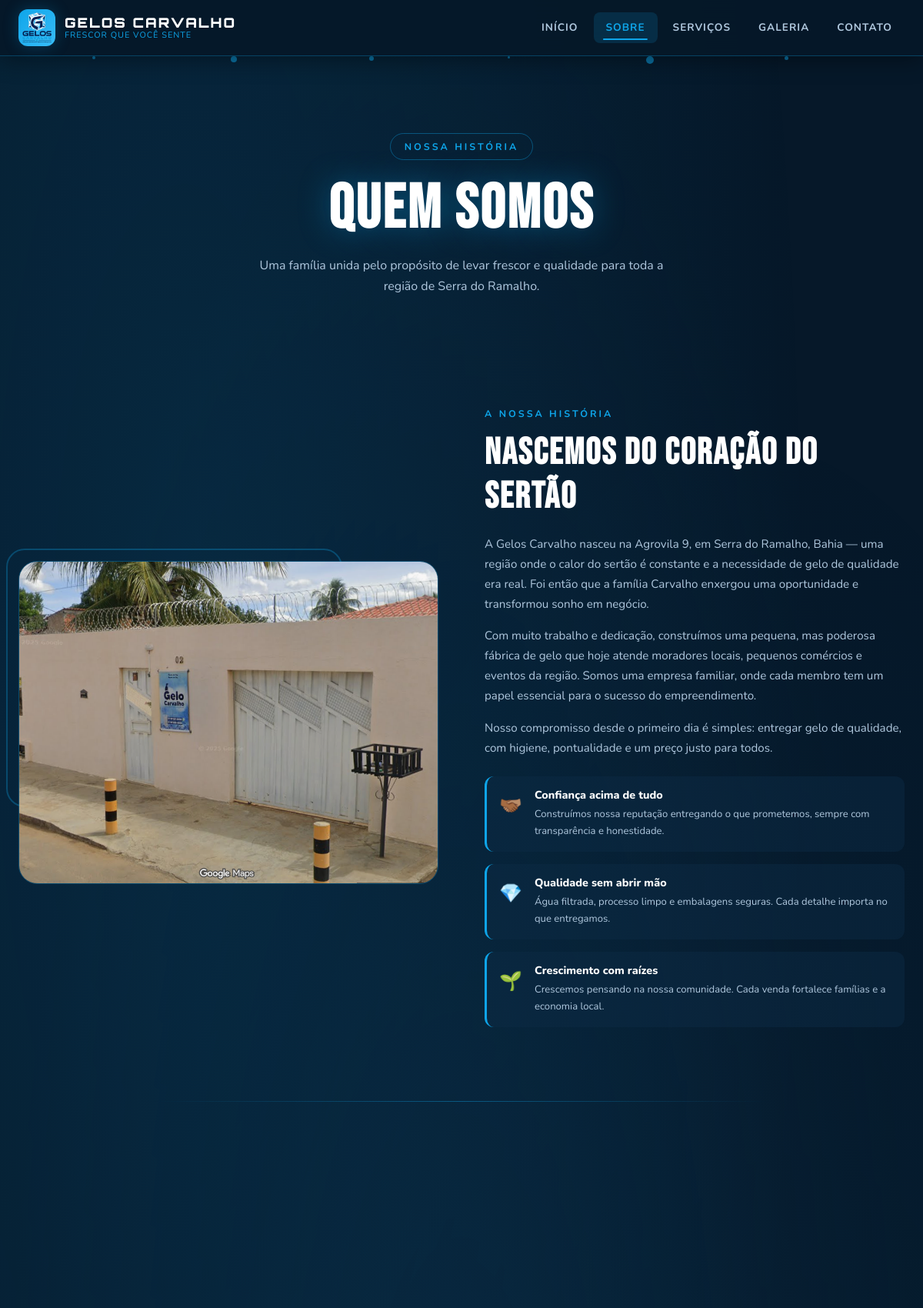
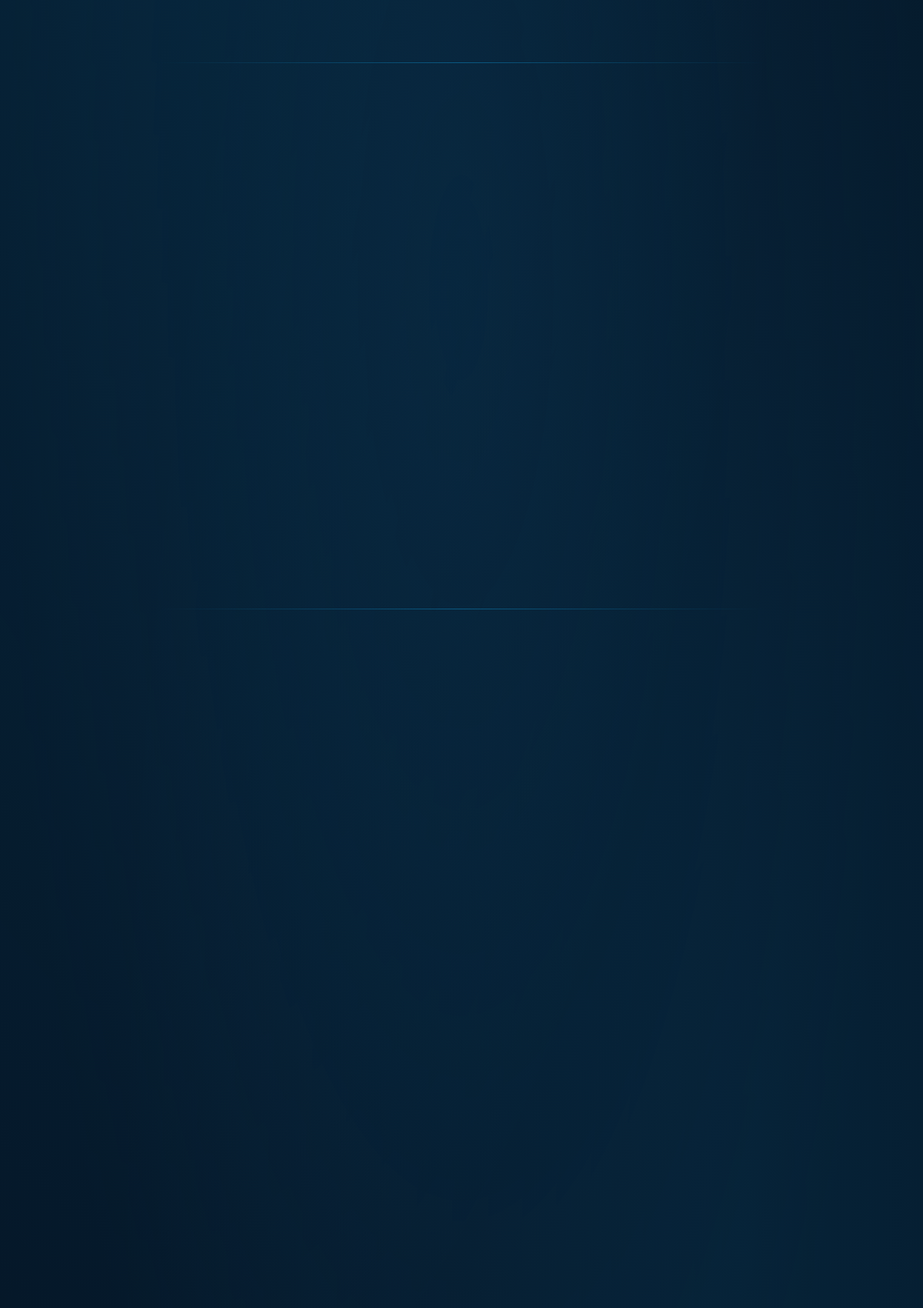
Page /sobre.php (upper part) on the committed database (2 pictures, top to bottom).
### tables this page shows
CREATE TABLE diferenciais (
    id         INT UNSIGNED NOT NULL AUTO_INCREMENT,
    secao      ENUM('inicio','servicos','sobre') NOT NULL,
    icone      VARCHAR(32)  NOT NULL,
    titulo     VARCHAR(100) NOT NULL,
    descricao  VARCHAR(400) NOT NULL,
    ordem      INT NOT NULL DEFAULT 0,
    ativo      TINYINT(1) NOT NULL DEFAULT 1,
    PRIMARY KEY (id),
    KEY idx_diferenciais_secao (secao)
);

### includes/conexao.php (called while the page is built, shortened)
<?php
function db(): PDO
{
    static $pdo = null;
    if ($pdo === null) {
        try {
            $pdo = new PDO(
                'mysql:host=' . DB_HOST . ';dbname=' . DB_NAME . ';charset=utf8mb4',
                DB_USER,
                DB_PASS,
                [
                    PDO::ATTR_ERRMODE            => PDO::ERRMODE_EXCEPTION,
                    PDO::ATTR_DEFAULT_FETCH_MODE => PDO::FETCH_ASSOC,
                    PDO::ATTR_EMULATE_PREPARES   => false,
                ]
            );
        } catch (PDOException $e) {
            error_log('Falha na conexão com o banco: ' . $e->getMessage());
            http_response_code(500);
            exit('Não foi possível conectar ao banco de dados. Verifique se ele foi importado e se o MySQL está ativo.');
        }
    }
    return $pdo;
}
function consulta(string $sql, array $parametros = []): array
{
    $stmt = db()->prepare($sql);
    $stmt->execute($parametros);
    return $stmt->fetchAll();
}

### includes/site.php (called while the page is built, shortened)
<?php
require_once __DIR__ . '/conexao.php';
require_once __DIR__ . '/funcoes.php';
function diferenciais_da_secao(string $secao): array
{
    return consulta('SELECT * FROM diferenciais WHERE ativo = 1 AND secao = ? ORDER BY ordem, id', [$secao]);
}

### includes/funcoes.php (called while the page is built, shortened)
<?php
function e($valor): string
{
    return htmlspecialchars((string) $valor, ENT_QUOTES, 'UTF-8');
}

### sobre.php (the view, shortened to what this page needs)
<?php
require_once __DIR__ . '/includes/site.php';
$pagina = [
    'titulo'    => 'Sobre Nós | Gelos Carvalho',
    'descricao' => 'Conheça a história da Gelos Carvalho, empresa familiar de Serra do Ramalho, Agrovila 9.',
    'ativo'     => 'sobre.php',
    'audio'     => 'E_TA_CALOR.mp3',
];
require __DIR__ . '/includes/site_topo.php';
?>
    <main>
        <section class="page-hero">
            <div class="cristais" aria-hidden="true">
                <div class="cristal"></div>
                <div class="cristal"></div>
                <div class="cristal"></div>
                <div class="cristal"></div>
                <div class="cristal"></div>
                <div class="cristal"></div>
            </div>
            <span class="page-hero-label">Nossa história</span>
            <h1>Quem Somos</h1>
            <p>Uma família unida pelo propósito de levar frescor e qualidade para toda a região de Serra do Ramalho.</p>
        </section>
        <div class="sobre-conteudo">
            <div class="sobre-grid animar">
                <div class="sobre-imagem-wrap">
                    <img src="img/empresa.png" alt="Exterior da fábrica Gelos Carvalho">
                </div>
                <div class="sobre-texto">
                    <span class="label">A Nossa história</span>
                    <h2>Nascemos do Coração do Sertão</h2>
                    <p>A Gelos Carvalho nasceu na Agrovila 9, em Serra do Ramalho, Bahia — uma região onde o calor do sertão é constante e a necessidade de gelo de qualidade era real. Foi então que a família Carvalho enxergou uma oportunidade e transformou sonho em negócio.</p>
                    <p>Com muito trabalho e dedicação, construímos uma pequena, mas poderosa fábrica de gelo que hoje atende moradores locais, pequenos comércios e eventos da região. Somos uma empresa familiar, onde cada membro tem um papel essencial para o sucesso do empreendimento.</p>
                    <p>Nosso compromisso desde o primeiro dia é simples: entregar gelo de qualidade, com higiene, pontualidade e um preço justo para todos.</p>
                    <div class="valores-lista">
<?php foreach (diferenciais_da_secao('sobre') as $valor): ?>
                        <div class="valor-item">
                            <div class="valor-icone"><?= e($valor['icone']) ?></div>
                            <div class="valor-texto">
                                <h4><?= e($valor['titulo']) ?></h4>
                                <p><?= e($valor['descricao']) ?></p>
                            </div>
                        </div>
<?php endforeach; ?>
                    </div>
                </div>
            </div>
            <div class="divisor"></div>
            <div class="divisor"></div>
            <div class="divisor"></div>
        </div>
    </main>
</body>
</html>

### includes/site_topo.php (shortened to what this page needs)
<?php
$menu = [
    'index.php'    => 'Início',
    'sobre.php'    => 'Sobre',
    'servicos.php' => 'Serviços',
    'galeria.php'  => 'Galeria',
    'contato.php'  => 'Contato',
];
?>
<!DOCTYPE html>
<html lang="pt-BR">
<head>
    <link rel="stylesheet" href="css/style.css">
</head>
<body>
    <header>
        <div class="header-inner">
            <a href="index.php" class="logo">
                <div class="logo-icone"><img src="img/Gelos_Carvalho_Logo_Mestre.png" alt="logo_gelo"></div>
                <div class="logo-texto">
                    <span class="logo-nome">Gelos Carvalho</span>
                    <span class="logo-slogan">Frescor que você sente</span>
                </div>
            </a>
            <nav>
                <ul>
<?php foreach ($menu as $arquivo => $rotulo): ?>
                    <li><a href="<?= $arquivo ?>"<?= $pagina['ativo'] === $arquivo ? ' class="ativo"' : '' ?>><?= $rotulo ?></a></li>
<?php endforeach; ?>
                </ul>
            </nav>
        </div>
    </header>

### rows in the picture
diferenciais: icone "🫱🏾‍🫲🏽", titulo "Confiança acima de tudo", descricao "Construímos nossa reputação entregando o que prometemos, sempre com transparência e honestidade."
diferenciais: icone "💎", titulo "Qualidade sem abrir mão", descricao "Água filtrada, processo limpo e embalagens seguras. Cada detalhe importa no que entregamos."
diferenciais: icone "🌱", titulo "Crescimento com raízes", descricao "Crescemos pensando na nossa comunidade. Cada venda fortalece famílias e a economia local."

### other values in the picture
$rotulo "INÍCIO"
$rotulo "SOBRE"
$rotulo "SERVIÇOS"
$rotulo "GALERIA"
$rotulo "CONTATO"
